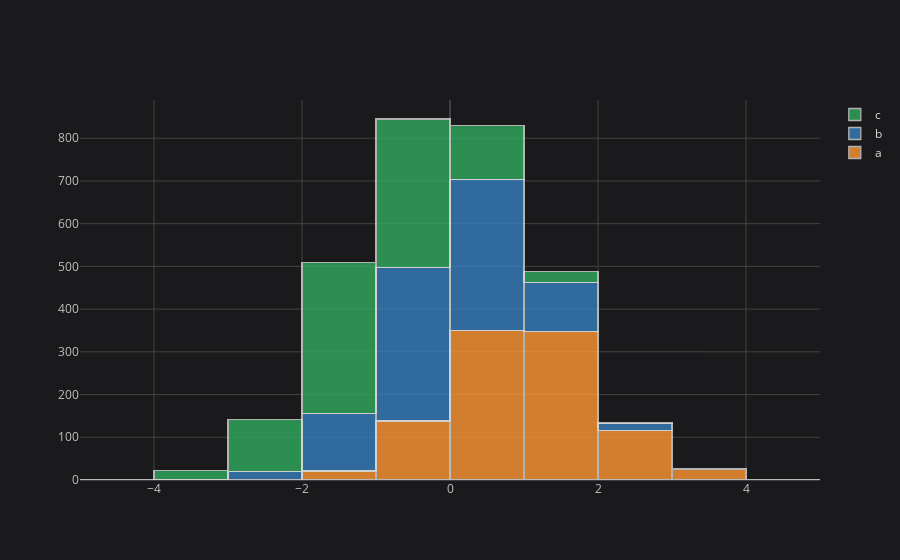

The notebook cell saved with this chart:
### Code cell
df.iplot(kind='histogram', barmode='stack', bins=10,
         #histnorm='density', histfunc='max',
         filename='cufflinks histogram')

### Figure 1 — Plotly figure (JSON) as saved in the notebook; plotly's stock layout.template omitted (floating-point values rounded to 4 significant figures; data arrays with more than 128 entries replaced by an {"elided": "..."} marker saying what was removed)
{"data": [{"histfunc": "count", "histnorm": "", "marker": {"color": "rgba(255, 153, 51, 1.0)", "line": {"color": "#D9D9D9", "width": 1.3}}, "name": "a", "nbinsx": 10, "opacity": 0.8, "orientation": "v", "type": "histogram", "uid": "05b5a472-e413-4101-84cf-7a894d1d0460", "x": {"elided": "1000 float values"}}, {"histfunc": "count", "histnorm": "", "marker": {"color": "rgba(55, 128, 191, 1.0)", "line": {"color": "#D9D9D9", "width": 1.3}}, "name": "b", "nbinsx": 10, "opacity": 0.8, "orientation": "v", "type": "histogram", "uid": "7d6c3cc2-ec18-40b1-8f23-2a462af78d01", "x": {"elided": "1000 float values"}}, {"histfunc": "count", "histnorm": "", "marker": {"color": "rgba(50, 171, 96, 1.0)", "line": {"color": "#D9D9D9", "width": 1.3}}, "name": "c", "nbinsx": 10, "opacity": 0.8, "orientation": "v", "type": "histogram", "uid": "c34c2956-0112-4f78-9613-6840c692f971", "x": {"elided": "1000 float values"}}], "layout": {"barmode": "stack", "legend": {"bgcolor": "#1A1A1C", "font": {"color": "#D9D9D9"}}, "paper_bgcolor": "#1A1A1C", "plot_bgcolor": "#1A1A1C", "title": {"font": {"color": "#D9D9D9"}}, "xaxis": {"gridcolor": "#434343", "showgrid": true, "tickfont": {"color": "#C2C2C2"}, "title": {"font": {"color": "#D9D9D9"}, "text": ""}, "zerolinecolor": "#666570"}, "yaxis": {"gridcolor": "#434343", "showgrid": true, "tickfont": {"color": "#C2C2C2"}, "title": {"font": {"color": "#D9D9D9"}, "text": ""}, "zerolinecolor": "#666570"}}}
